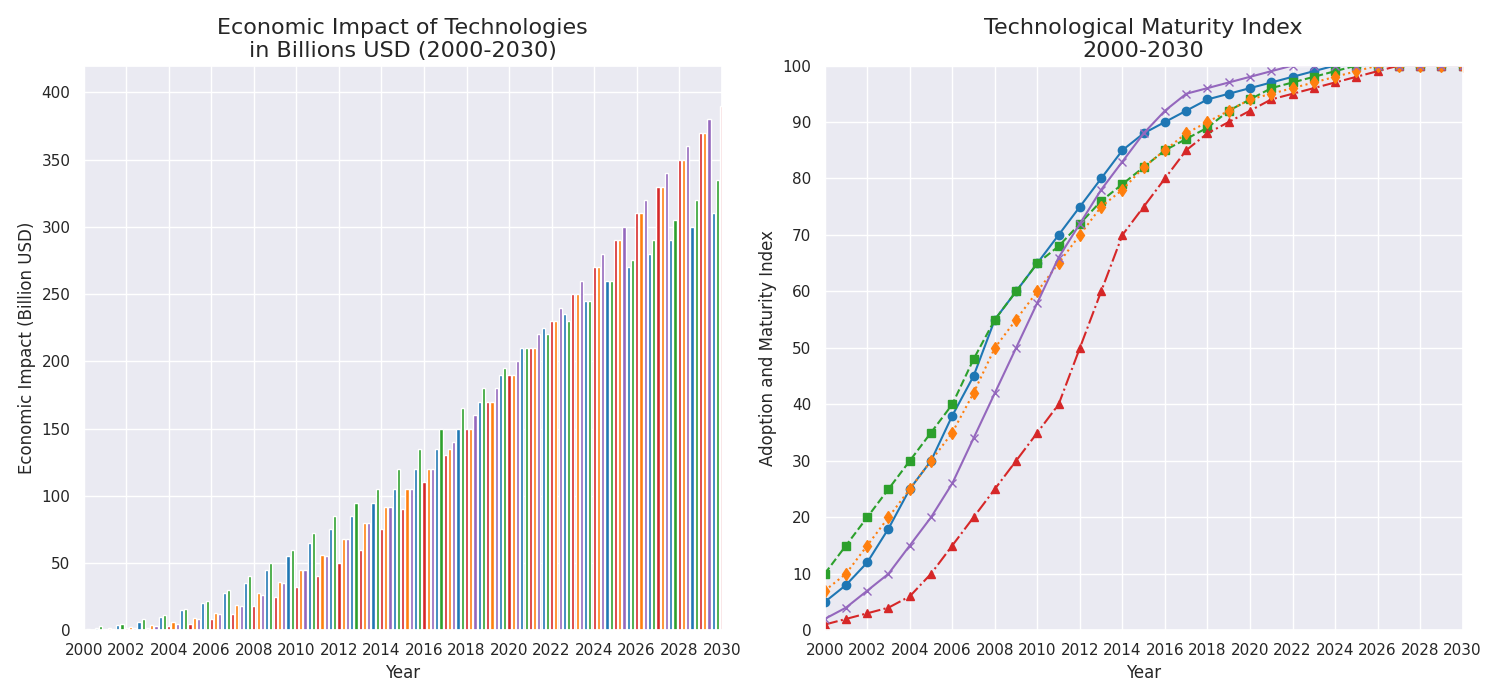

Source code (Python):
import matplotlib.pyplot as plt
import numpy as np

years = np.arange(2000, 2031)

# Hypothetical data for economic impact in billion USD
ai_economic_impact = [1, 2, 4, 6, 10, 15, 20, 28, 35, 45, 55, 65, 75, 85, 95, 105, 120, 135, 150, 170, 190, 210, 225, 235, 245, 260, 270, 280, 290, 300, 310]
renewable_energy_economic_impact = [2, 3, 5, 8, 11, 16, 22, 30, 40, 50, 60, 72, 85, 95, 105, 120, 135, 150, 165, 180, 195, 210, 220, 230, 245, 260, 275, 290, 305, 320, 335]
quantum_computing_economic_impact = [0.5, 1, 1.5, 2, 3, 5, 8, 12, 18, 25, 32, 40, 50, 60, 75, 90, 110, 130, 150, 170, 190, 210, 230, 250, 270, 290, 310, 330, 350, 370, 390]
biotechnology_economic_impact = [1, 1.5, 2.5, 4, 6, 9, 13, 19, 28, 36, 45, 56, 68, 80, 92, 105, 120, 135, 150, 170, 190, 210, 230, 250, 270, 290, 310, 330, 350, 370, 390]
cyber_security_economic_impact = [0.5, 1, 2, 3, 5, 8, 12, 18, 26, 35, 45, 55, 68, 80, 92, 105, 120, 140, 160, 180, 200, 220, 240, 260, 280, 300, 320, 340, 360, 380, 400]

# Hypothetical data for technological growth
ai_growth = [5, 8, 12, 18, 25, 30, 38, 45, 55, 60, 65, 70, 75, 80, 85, 88, 90, 92, 94, 95, 96, 97, 98, 99, 100, 100, 100, 100, 100, 100, 100]
renewable_energy_growth = [10, 15, 20, 25, 30, 35, 40, 48, 55, 60, 65, 68, 72, 76, 79, 82, 85, 87, 89, 92, 94, 96, 97, 98, 99, 100, 100, 100, 100, 100, 100]
quantum_computing_growth = [1, 2, 3, 4, 6, 10, 15, 20, 25, 30, 35, 40, 50, 60, 70, 75, 80, 85, 88, 90, 92, 94, 95, 96, 97, 98, 99, 100, 100, 100, 100]
biotechnology_growth = [7, 10, 15, 20, 25, 30, 35, 42, 50, 55, 60, 65, 70, 75, 78, 82, 85, 88, 90, 92, 94, 95, 96, 97, 98, 99, 100, 100, 100, 100, 100]
cyber_security_growth = [2, 4, 7, 10, 15, 20, 26, 34, 42, 50, 58, 66, 72, 78, 83, 88, 92, 95, 96, 97, 98, 99, 100, 100, 100, 100, 100, 100, 100, 100, 100]

fig, (ax1, ax2) = plt.subplots(1, 2, figsize=(15, 7))

ax1.bar(years - 0.4, ai_economic_impact, width=0.15, color='tab:blue')
ax1.bar(years - 0.2, renewable_energy_economic_impact, width=0.15, color='tab:green')
ax1.bar(years, quantum_computing_economic_impact, width=0.15, color='tab:red')
ax1.bar(years + 0.2, biotechnology_economic_impact, width=0.15, color='tab:orange')
ax1.bar(years + 0.4, cyber_security_economic_impact, width=0.15, color='tab:purple')

ax1.set_title('Economic Impact of Technologies\nin Billions USD (2000-2030)', fontsize=16)
ax1.set_xlabel('Year', fontsize=12)
ax1.set_ylabel('Economic Impact (Billion USD)', fontsize=12)
ax1.set_xticks(np.arange(2000, 2031, 2))
ax1.set_xlim(2000, 2030)

ax2.plot(years, ai_growth, marker='o', color='tab:blue', linestyle='-')
ax2.plot(years, renewable_energy_growth, marker='s', color='tab:green', linestyle='--')
ax2.plot(years, quantum_computing_growth, marker='^', color='tab:red', linestyle='-.')
ax2.plot(years, biotechnology_growth, marker='d', color='tab:orange', linestyle=':')
ax2.plot(years, cyber_security_growth, marker='x', color='tab:purple', linestyle='-')

ax2.set_title('Technological Maturity Index\n2000-2030', fontsize=16)
ax2.set_xlabel('Year', fontsize=12)
ax2.set_ylabel('Adoption and Maturity Index', fontsize=12)
ax2.set_xticks(np.arange(2000, 2031, 2))
ax2.set_yticks(np.arange(0, 101, 10))
ax2.set_xlim(2000, 2030)
ax2.set_ylim(0, 100)

plt.tight_layout()
plt.show()
